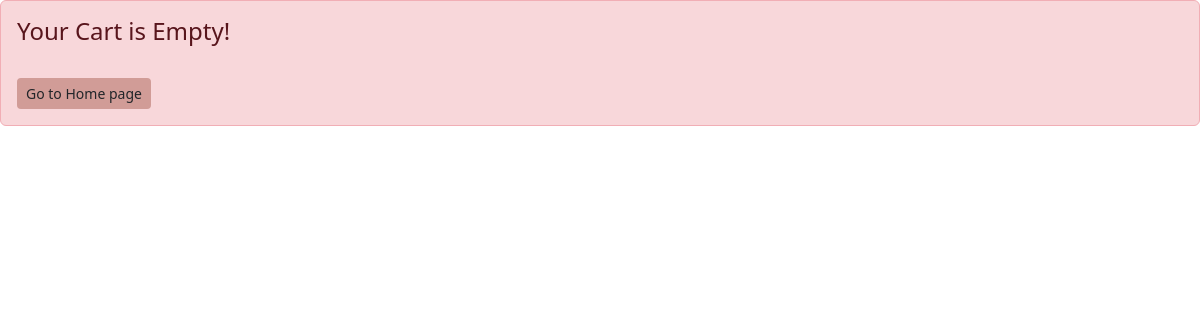
/view_cart/ (signed in), run on an earlier commit of the app's database.
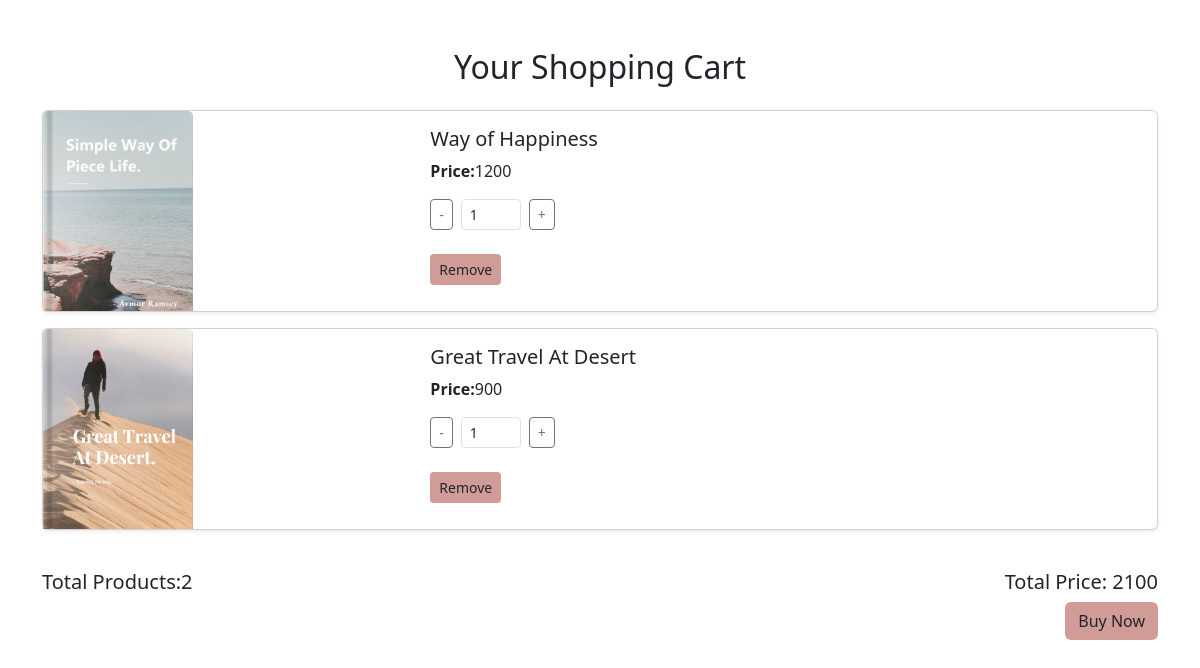
And on a later commit of the database.
### userapp/models.py (models this page shows)
class CartItem(models.Model):
    cart = models.ForeignKey(Cart,on_delete=models.CASCADE)
    book = models.ForeignKey(Books,on_delete=models.CASCADE)
    quantity = models.PositiveIntegerField(default=1)

### Bookapp/models.py (models this page shows, shortened)
class Books(models.Model):
    title = models.CharField(max_length=200,null=True)
    price = models.IntegerField(null=True)
    image = models.ImageField(upload_to='book_media')
    quantity = models.IntegerField()
    author =models.ForeignKey(Author, on_delete=models.CASCADE)

### userapp/views.py (the view)
# urls.py: path('view_cart/',views.view_cart,name="viewcart"),
def view_cart(request):
    cart,created = Cart.objects.get_or_create(user=request.user)
    cart_items = cart.cartitem_set.all()
    cart_item = CartItem.objects.all()
    total_price = sum(item.book.price * item.quantity for item in cart_items)
    total_items = cart_items.count()
    context={'cart_items':cart_items,'cart_item':cart_item,'total_price':total_price,'total_items':total_items}
    return render(request,'user/cart.html',context)

### templates/user/cart.html (shortened to what this page needs)
<!DOCTYPE html>
{% load static %}
<html lang="en">
<head>
  <link href="https://cdn.jsdelivr.net/npm/bootstrap@5.3.0/dist/css/bootstrap.min.css" rel="stylesheet">
</head>
<body>
{% if not cart_items %}
<div class="alert alert-danger" role="alert">
  <h4 class="alert-heading">Your Cart is Empty!</h4>
  <a href="{% url 'index'  %}" class="btn btn- btn-sm mt-4" style="background-color: #D19C97;">Go to Home page</a>
</div>
{% else %}
  <div class="container mt-5">
    <h2 class="mb-4 text-center">Your Shopping Cart</h2>
    <div class="row">
      <div>
        {% for item in cart_items %}
      <div class="col-md-12">
        <div class="card mb-3 shadow-sm">
          <div class="row g-0">
            <div class="col-md-4">
              <img src="{{ item.book.image.url }}" style="width:150px;height:200px;object-fit:cover;" class="card-img-top" class="img-fluid rounded-start" alt="Item Image">
            </div>
            <div class="col-md-8">
              <div class="card-body">
                <h5 class="card-title">{{ item.book.title }}</h5>
                <p class="card-text"><strong>Price:</strong>{{ item.book.price }}</p>
                {% if item.quantity <= item.book.quantity %}
                <div class="d-flex align-items-center">
                <a class="btn btn-outline-secondary btn-sm" href="{% url 'decrease_quantity' item.id %}">-</a>
                <input type="number" class="form-control form-control-sm mx-2" name="quantity" value="{{ item.quantity }}" style="width: 60px;">
                <a href="{% url 'increase_quantity' item.id %}" class="btn btn-outline-secondary btn-sm">+</a>
                </div>
                {% endif %}
                <a href="{% url 'remove_cart' item.id %}" class="btn btn- btn-sm mt-4" style="background-color: #D19C97;">Remove</a>
              </div>
            </div>
          </div>
        </div>
      </div>
      {%endfor%}
    </div>
      <form action="{% url 'create_checkout_session' %}" method="post">
      <div class="d-flex justify-content-between mt-4"><h5>Total Products:{{ total_items }}</h5>
      <h5>Total Price: {{ total_price }}</h5>
      </div>
      <div class="text-end">
      <button class="btn btn-" style="background-color: #D19C97;">Buy Now</button>
      </div>
      </form>
      {% endif %}
</body>
</html>

What changed in the data, as far as the page shows it:
added CartItem: book.image (picture), book "Way of Happiness", book.price "1200", quantity "1"
added CartItem: book.image (picture), book "Great Travel At Desert", book.price "900", quantity "1"
Also different on the page:
{{ total_items }}: (not shown) → "2"
{{ total_price }}: (not shown) → "2100"
text no longer shown: "Your Cart is Empty! Go to Home page"
text now shown: "Your Shopping Cart Total Products: Total Price: Buy Now"
